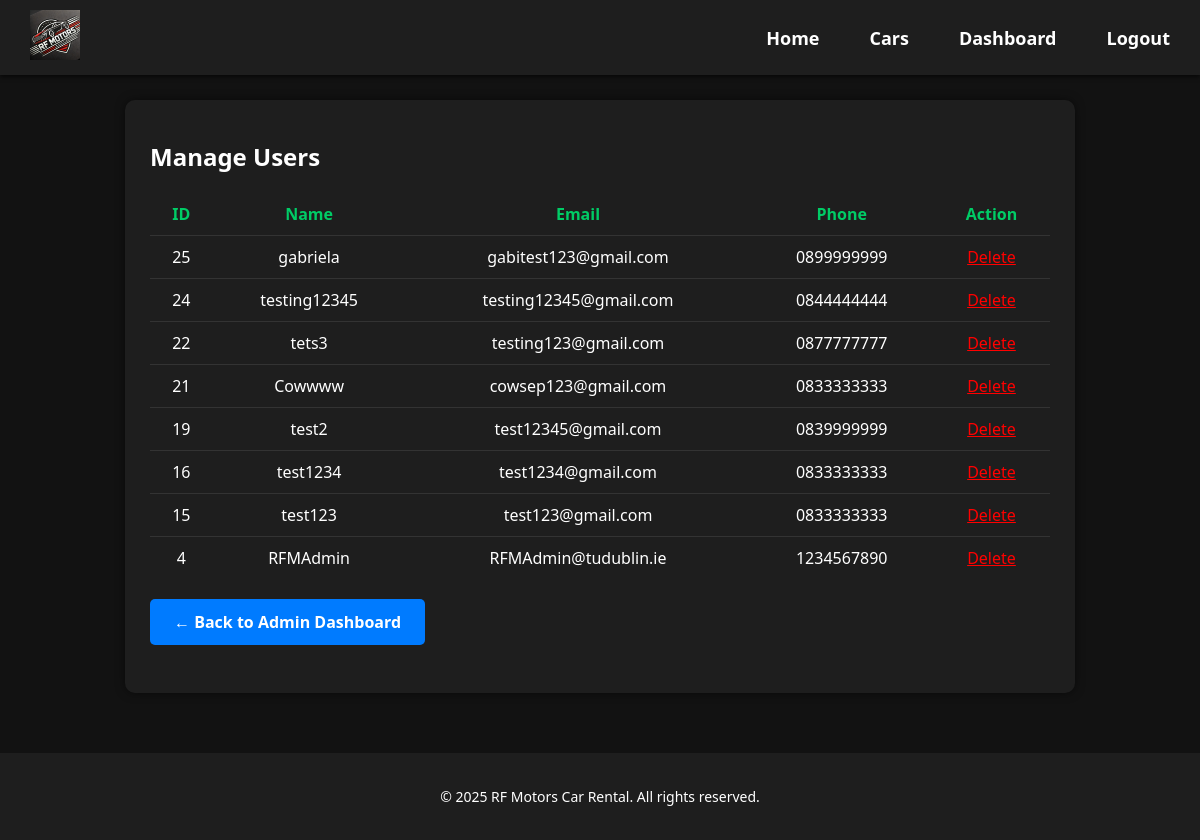
Page /admin/readUser.php (signed in) on the committed database.
### tables this page shows
CREATE TABLE users (
                       userID INT AUTO_INCREMENT PRIMARY KEY,
                       name VARCHAR(100) NOT NULL,
                       email VARCHAR(100) NOT NULL UNIQUE,
                       password VARCHAR(255) NOT NULL,
                       phoneNumber VARCHAR(20),
                       isAdmin TINYINT(1) NOT NULL DEFAULT 0,
                       reg_date TIMESTAMP DEFAULT CURRENT_TIMESTAMP
);

### src/common.php (called while the page is built)
<?php
function escape($data)
{
    return htmlspecialchars(trim(stripslashes($data)), ENT_QUOTES, 'UTF-8');
}

### public/admin/readUser.php (the view, shortened to what this page needs)
<?php
require_once "../../includes/adminHeader.php";
require_once "../../src/db_connect.php";
require_once "../../src/common.php";
$stmt = $pdo->query("SELECT userID, name, email, phoneNumber FROM users ORDER BY userID DESC");
$users = $stmt->fetchAll(PDO::FETCH_ASSOC);
?>
<main class="form-container wide-form">
    <h2>Manage Users</h2>
    <table class="data-table">
        <thead>
        <tr class="table-header">
            <th>ID</th><th>Name</th><th>Email</th><th>Phone</th><th>Action</th>
        </tr>
        </thead>
        <tbody>
        <?php foreach ($users as $user): ?>
            <tr>
                <td><?= escape($user['userID']) ?></td>
                <td><?= escape($user['name']) ?></td>
                <td><?= escape($user['email']) ?></td>
                <td><?= escape($user['phoneNumber']) ?></td>
                <td>
                    <a href="deleteUser.php?id=<?= escape($user['userID']) ?>"
                       onclick="return confirm('Are you sure you want to delete this user?');"
                       class="delete-link">Delete</a>
                </td>
            </tr>
        <?php endforeach; ?>
        </tbody>
    </table>
    <a href="dashboard.php" class="btn top-margin">&larr; Back to Admin Dashboard</a>
</main>
<?php require_once "../../includes/footer.php"; ?>

### css/style.css (style rules this page uses)
body { margin: 0; font-family: 'Segoe UI', Tahoma, Geneva, Verdana, sans-serif; background-color: #121212; color: #ffffff; display: flex; flex-direction: column; min-height: 100vh; padding-top: 40px; }
main { flex: 1; }
.btn, .btn-success, .btn-danger { display: inline-block; padding: 12px 24px; border-radius: 5px; font-weight: bold; text-decoration: none; font-size: 16px; cursor: pointer; text-align: center; transition: background-color 0.2s ease; }
.btn { background-color: #007bff; color: white; min-width: 180px; margin-top: 30px; }
.form-container, .dashboard-container, .filter-sidebar, .car-card, .message-card { background-color: #1e1e1e; border-radius: 10px; box-shadow: 0 0 10px rgba(0,0,0,0.5); }
.form-container { width: 100%; max-width: 400px; margin: 60px auto; padding: 20px 25px 5px 25px; }
.data-table { width: 100%; border-collapse: collapse; text-align: center; margin-top: 20px; }
.data-table th, .data-table td { padding: 10px; background-color: #1e1e1e; }
.data-table th { color: #00cc66; }
.data-table td { border-top: 1px solid #333; }
.delete-link { color: red; text-decoration: underline; cursor: pointer; }
.top-margin { margin-top: 20px; }
.wide-form { max-width: 900px; }

### rows in the picture
users: userID "25", name "gabriela", email "gabitest123@gmail.com", phoneNumber "0899999999"
users: userID "24", name "testing12345", email "testing12345@gmail.com", phoneNumber "0844444444"
users: userID "22", name "tets3", email "testing123@gmail.com", phoneNumber "0877777777"
users: userID "21", name "Cowwww", email "cowsep123@gmail.com", phoneNumber "0833333333"
users: userID "19", name "test2", email "test12345@gmail.com", phoneNumber "0839999999"
users: userID "16", name "test1234", email "test1234@gmail.com", phoneNumber "0833333333"
users: userID "15", name "test123", email "test123@gmail.com", phoneNumber "0833333333"
users: userID "4", name "RFMAdmin", email "RFMAdmin@tudublin.ie", phoneNumber "1234567890"
